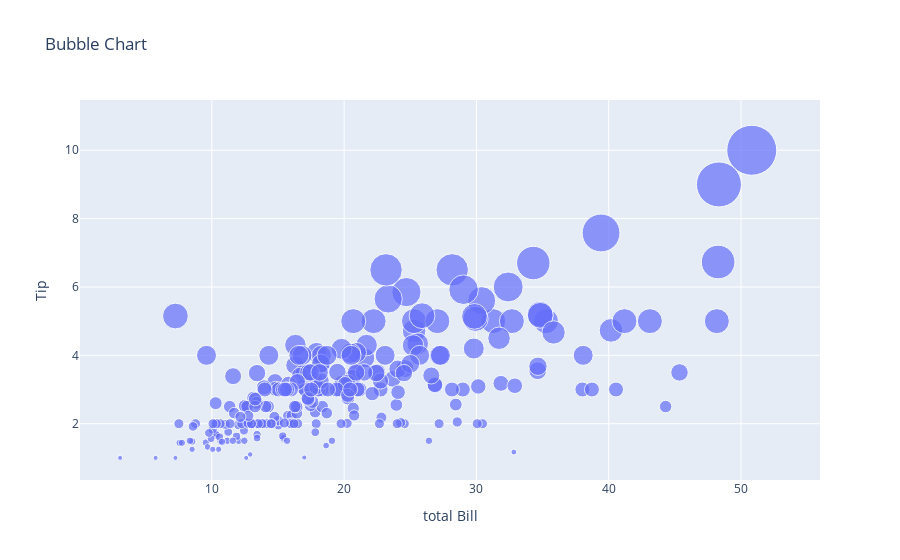

Write notebook code for a chart like this one.
### Code cell
#Bubble Chart
bubble_chart = go.Figure()

bubble_chart.add_trace(go.Scatter(x=df['total_bill'],y=df['tip'],mode='markers',marker=dict(size=df['tip']*5)))

bubble_chart.update_layout(title='Bubble Chart',xaxis_title='total Bill',yaxis_title='Tip')

### Figure 1 — Plotly figure (JSON) as saved in the notebook; plotly's stock layout.template omitted (floating-point values rounded to 4 significant figures; data arrays with more than 128 entries replaced by an {"elided": "..."} marker saying what was removed)
{"data": [{"marker": {"size": {"elided": "244 float values"}}, "mode": "markers", "type": "scatter", "x": {"elided": "244 float values"}, "y": {"elided": "244 float values"}}], "layout": {"autosize": true, "title": {"text": "Bubble Chart"}, "xaxis": {"autorange": true, "range": [0.1229, 55.4], "title": {"text": "total Bill"}, "type": "linear"}, "yaxis": {"autorange": true, "range": [0.145, 12.84], "title": {"text": "Tip"}, "type": "linear"}}}
